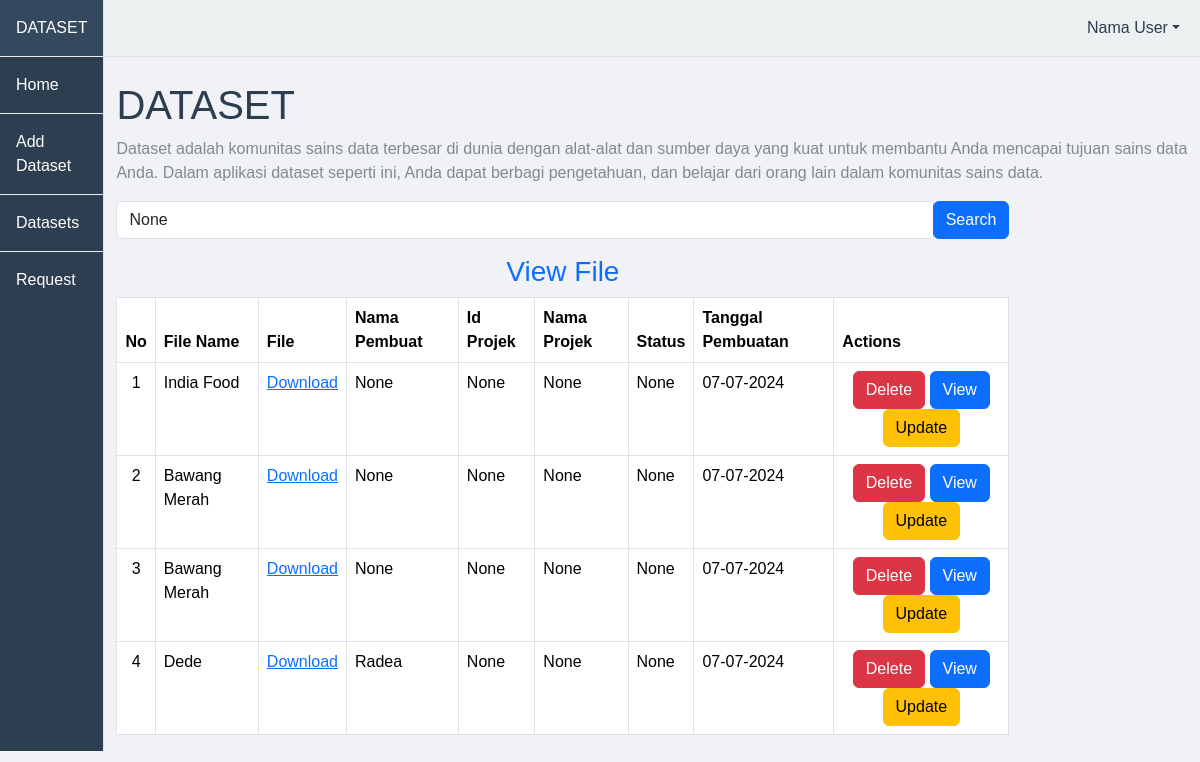
/view, run on the app's committed database.
### UploadFiles/models.py (models this page shows, shortened)
class MyFileUpload(models.Model):
    file_name = models.CharField(max_length=50)
    my_file = models.FileField(upload_to='csv/')
    creator_name = models.CharField(max_length=100, null=True)
    status = models.CharField(max_length=100, null=True, blank=True)
    created_at = models.DateField(default=timezone.now)
    project_id = models.CharField(max_length=50, null=True, blank=True)  # Tambahkan field ini
    project_name = models.CharField(max_length=255, null=True, blank=True)  # Tambahkan field ini

### UploadFiles/views.py (the view)
# urls.py: path('view', views.view, name="view"),
def view(request):
    query = request.GET.get('q')
    if query:
        mydata = MyFileUpload.objects.filter(file_name__icontains=query)
    else:
        mydata = MyFileUpload.objects.all()
    myform = MyFileForm()
    api_url = 'http://172.16.1.130:8001/projects/'  # Ganti dengan endpoint API Anda
    try:
        response = requests.get(api_url)
        response.raise_for_status()
        project_codes = response.json()  # Assuming the API returns a JSON response
    except requests.RequestException as e:
        project_codes = []
        messages.error(request, f"Error fetching project codes: {e}")
    project_id_to_name = {project['project_id']: project['project_name'] for project in project_codes}
    context = {'form': myform, 'mydata': mydata if mydata.exists() else None, 'project_id_to_name': project_id_to_name, 'query': query}
    return render(request, 'view.html', context)

### UploadFiles/forms.py
class MyFileForm(forms.ModelForm):
    class Meta:
        model = MyFileUpload
        fields = ['file_name', 'my_file', 'creator_name', 'status', 'created_at', 'project_id', 'project_name']
        widgets = {
            'file_name': forms.TextInput(attrs={'class': 'form-control'}),
            'my_file': forms.FileInput(attrs={'class': 'form-control'}),
            'creator_name': forms.TextInput(attrs={'class': 'form-control'}),
            'status': forms.TextInput(attrs={'class': 'form-control'}),
            'created_at': forms.DateInput(attrs={'class': 'form-control', 'type': 'date'}),
            'project_id': forms.TextInput(attrs={'class': 'form-control'}),
            'project_name': forms.TextInput(attrs={'class': 'form-control', 'readonly': 'readonly'}),  # Tambahkan read-only widget untuk project_name
        }

### UploadFiles/templatetags/custom_filters.py (called while the page is built)
@register.filter
def get_item(dictionary, key):
    return dictionary.get(key)

### templates/view.html
{% extends 'base.html' %}
{% load custom_filters %}
{% block content %}
<div class="col-md-10">
    <form method="GET" action="{% url 'view' %}">
        <div class="input-group mb-3">
            <input type="text" class="form-control" placeholder="Search by File Name" name="q" value="{{ query }}">
            <div class="input-group-append">
                <button class="btn btn-primary text-white" type="submit">Search</button>
            </div>
        </div>
    </form>
    {% if mydata %}
    <h3 class="page-header text-primary text-center">View File</h3>
    <table class="table table-bordered">
        <thead>
            <tr>
                <th style="text-align:center">No</th>
                <th>File Name</th>
                <th>File</th>
                <th>Nama Pembuat</th>
                <th>Id Projek</th>
                <th>Nama Projek</th>
                <th>Status</th>
                <th>Tanggal Pembuatan</th>
                <th>Actions</th>
            </tr>
        </thead>
        {% for data in mydata %}
        <tbody>
            <tr>
                <td style="text-align:center">{{ forloop.counter }}</td>
                <td>{{ data.file_name }}</td>
                <td>
                    {% if data.my_file %}
                        <a href="{{ data.my_file.url }}" class="text-primary">Download</a>
                    {% else %}
                        No file available
                    {% endif %}
                </td>
                <td>{{ data.creator_name }}</td>
                <td>{{ data.project_id }}</td>
                <td>{{ project_id_to_name|get_item:data.project_id }}</td>
                <td>{{ data.status }}</td>
                <td>{{ data.created_at|date:"d-m-Y" }}</td>
                <td style="text-align:center">
                    <a href="{% url 'deleteFile' data.id %}" class="btn btn-danger">Delete</a>
                    <a href="{% url 'csv_details' data.id %}" class="btn btn-primary">View</a>
                    <a href="{% url 'update_file' data.id %}" class="btn btn-warning">Update</a>
                </td>
            </tr>
        </tbody>
        {% endfor %}
    </table>
    {% endif %}
</div>
{% endblock %}

### templates/base.html (shortened to what this page needs)
{% load static %}
<!DOCTYPE html>
<html lang="en">
<head>
    <link href="https://cdn.jsdelivr.net/npm/bootstrap@5.3.3/dist/css/bootstrap.min.css" rel="stylesheet">
</head>
<body>
    <div class="d-flex" id="wrapper">
        <div class="border-end bg-custom sidebar-wrapper" id="sidebar-wrapper">
            <div class="list-group list-group-flush">
                <a class="list-group-item list-group-item-action list-group-item-light p-3 text-custom" href="#!">DATASET</a>
                <a class="list-group-item list-group-item-action list-group-item-light p-3 text-custom" href="{% url 'base' %}">Home</a>
                <a class="list-group-item list-group-item-action list-group-item-light p-3 text-custom" href="{% url 'home' %}">Add Dataset</a>
                <a class="list-group-item list-group-item-action list-group-item-light p-3 text-custom" href="{% url 'view' %}">Datasets</a>
                <a class="list-group-item list-group-item-action list-group-item-light p-3 text-custom" href="{% url 'request' %}">Request</a>
            </div>
        </div>
        <div id="page-content-wrapper">
            <nav class="navbar navbar-expand-lg navbar-light bg-custom border-bottom">
                <div class="container-fluid">
                    <div class="collapse navbar-collapse" id="navbarSupportedContent">
                        <ul class="navbar-nav ms-auto mt-2 mt-lg-0">
                            <li class="nav-item dropdown">
                                <a class="nav-link dropdown-toggle text-custom" id="navbarDropdown" href="#" role="button" data-bs-toggle="dropdown" aria-haspopup="true" aria-expanded="false">Nama User</a>
                            </li>
                        </ul>
                    </div>
                </div>
            </nav>
            <div class="container-fluid">
                <h1 class="mt-4">DATASET</h1>
                <p>Dataset adalah komunitas sains data terbesar di dunia dengan alat-alat dan sumber daya yang kuat untuk membantu Anda mencapai tujuan sains data Anda. Dalam aplikasi dataset seperti ini, Anda dapat berbagi pengetahuan, dan belajar dari orang lain dalam komunitas sains data.</p>
                {% block content %}
                {% endblock %}
            </div>
        </div>
    </div>
</body>
</html>

### templates/base.html (style rules this page uses)
body { font-family: Arial, sans-serif; background-color: #f0f2f5; color: #333333; }
.bg-custom { background-color: #2c3e50; color: #ffffff; }
.text-custom { color: #ffffff; }
.sidebar-wrapper { background-color: #2c3e50; color: #ffffff; }
.sidebar-wrapper .list-group-item { background: transparent; color: #ffffff; }
.navbar-light { background-color: #ecf0f1; }
.navbar-light .navbar-nav .nav-link { color: #2c3e50; }
.container-fluid h1 { color: #2c3e50; }
.container-fluid p { color: #7f8c8d; }

### data on the page
MyFileUpload: file_name "India Food", creator_name "None", project_id "None", project "None", status "None", created_at "07-07-2024"
MyFileUpload: file_name "Bawang Merah", creator_name "None", project_id "None", project "None", status "None", created_at "07-07-2024"
MyFileUpload: file_name "Bawang Merah", creator_name "None", project_id "None", project "None", status "None", created_at "07-07-2024"
MyFileUpload: file_name "Dede", creator_name "Radea", project_id "None", project "None", status "None", created_at "07-07-2024"
